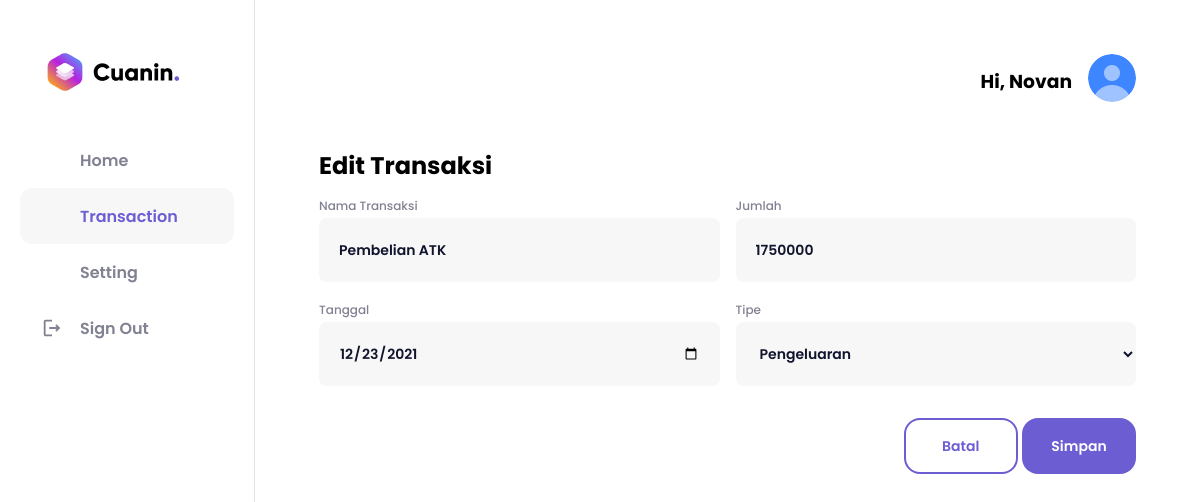
/edit.php?id=32 (signed in), run on the app's committed database.
### tables this page shows
CREATE TABLE `transaksi` (
  `id` int(11) NOT NULL,
  `nama` varchar(255) NOT NULL,
  `tanggal` date NOT NULL,
  `tipe` enum('Pengeluaran','Pemasukan','Hutang','Piutang') NOT NULL,
  `jumlah` int(255) NOT NULL
);

### edit.php (the view, shortened to what this page needs)
<?php
include 'config/function.php';
$id = $_GET["id"];
$update = mysqli_query($conn, "SELECT * FROM transaksi WHERE id = $id");
$upd = mysqli_fetch_array($update);
?>
<!DOCTYPE html>
<html lang="en">
<head>
    <link rel="stylesheet" media="all" href="assets/css/transaction.css" />
</head>
<body>
    <div class="page">
        <div class="sidebar">
            <div class="sidebar-head">
                <img src="assets/img/logo-black.png" class="sidebar-logo" alt="Cuanin" />
            </div>
            <div class="sidebar-body">
                <nav class="sidebar-nav">
                    <a class="sidebar-item" href="dashboard.php">
                        <div class="sidebar-icon">
                            <svg class="icon icon-home">
                                <use xlink:href="assets/img/sprite.svg#icon-home"></use>
                            </svg>
                        </div>
                        <div class="sidebar-text">Home</div>
                    </a>
                    <a class="sidebar-item active" href="transaction.php">
                        <div class="sidebar-icon">
                            <svg class="icon icon-transaction">
                                <use xlink:href="assets/img/sprite.svg#icon-activity"></use>
                            </svg>
                        </div>
                        <div class="sidebar-text">Transaction</div>
                    </a>
                    <a class="sidebar-item" href="setting.php">
                        <div class="sidebar-icon">
                            <svg class="icon icon-home">
                                <use xlink:href="assets/img/sprite.svg#icon-settings"></use>
                            </svg>
                        </div>
                        <div class="sidebar-text">Setting</div>
                    </a>
                    <a class="sidebar-item" href="signout.php" onclick="return confirm('Apakah kamu yakin untuk keluar?');">
                        <div class="sidebar-icon">
                        </div>
                        <div class="sidebar-text">Sign Out</div>
                    </a>
                </nav>
            </div>
        </div>
        <div class="page-content">
            <header>
                <h3 class="header-username">Hi, <?php echo $_SESSION['username'] ?> </h3>
                <a class="header-ava" href="setting.php"><img src="assets/img/ava-header.png" alt="" /></a>
            </header>
            <div class="transaction">
                <div class="transaction-container">
                    <div class="transaction-stage h5 mobile-show"><strong>Edit Transaksi</strong></div>
                    <form action="" method="post">
                        <div class="input-fieldset">
                            <div class="input-row">
                                <div class="input-field">
                                    <div class="input-label">Nama Transaksi</div>
                                    <div class="input-wrap"><input type="text" name="nama" id="nama" required value="<?php echo $upd["nama"] ?>"></div>
                                </div>
                                <div class="input-field">
                                    <div class="input-label">Jumlah</div>
                                    <div class="input-wrap"><input type="number" name="jumlah" id="jumlah" required value="<?php echo $upd["jumlah"] ?>"></div>
                                </div>
                            </div>
                            <div class="input-row">
                                <div class="input-field">
                                    <div class="input-label">Tanggal</div>
                                    <div class="input-wrap"><input type="date" name="tanggal" id="tanggal" required value="<?php echo $upd["tanggal"] ?>">
                                    </div>
                                </div>
                                <div class="input-field">
                                    <div class="input-label">Tipe</div>
                                    <div class="input-wrap"><select name="tipe" value="tipe" id="tipe" required value="<?php echo $upd["tipe"] ?>">
                                            <option value="Pengeluaran">Pengeluaran</option>
                                        </select>
                                    </div>
                                </div>
                            </div>
                            <div class="btn-right">
                                <button class="btn btn-secondary" type="submit" name="batal" value="batal" onclick="window.location.href='transaction.php'">Batal</button>
                                <button class=" btn btn-primary" type="submit" name="update" value="update">Simpan</button>
                            </div>
                        </div>
                    </form>
                </div>
            </div>
        </div>
    </div>
</body>
</html>

### assets/css/transaction.css (style rules this page uses)
* { -webkit-font-smoothing: antialiased !important; text-rendering: optimizeSpeed !important; scroll-behavior: smooth !important; font-family: "Poppins", sans-serif !important; }
*, *:before, *:after { -webkit-box-sizing: inherit; box-sizing: inherit; }
html, body, div, a, img, nav { margin: 0; padding: 0; border: 0; vertical-align: baseline; }
html { -ms-text-size-adjust: 100%; -webkit-text-size-adjust: 100%; }
img, a img { border: none; }
button { cursor: pointer; background: none; margin: 0; padding: 0; border: 0; }
div, button, a, a:focus { outline: none; }
html { -webkit-box-sizing: border-box; box-sizing: border-box; }
a { text-decoration: none; }
a, button { -webkit-tap-highlight-color: rgba(0, 0, 0, 0); }
.icon-home { width: 1em; height: 1em; fill: var(--color-secondary); }
.transaction { display: -webkit-box; display: -ms-flexbox; display: flex; }
.transaction-container { -webkit-box-flex: 1; -ms-flex-positive: 1; flex-grow: 1; padding: 0 64px 64px; }
.transaction-stage { margin-bottom: 16px; }

### assets/css/variables.css (style rules this page uses)
:root { --color-black: #11142d !important; --color-white: #fff !important; --color-primary: #6c5dd3 !important; --color-primary-darker: #3a2ca0 !important; --color-secondary: #808191 !important; --color-secondary-darker: #1b1d21 !important; --color-secondary-lighter: #e4e4e4 !important; --color-gradient: radial-gradient(103.03% 103.03% at 0% 0%, #d080ff 0%, #6c5dd3 100%); }

### assets/css/sidebar.css (style rules this page uses)
.sidebar { position: fixed; top: 0; left: 0; bottom: 0; z-index: 15; display: -webkit-box; display: -ms-flexbox; display: flex; -webkit-box-orient: vertical; -webkit-box-direction: normal; -ms-flex-direction: column; flex-direction: column; width: 255px; background: var(--color-white); border-right: 1px solid var(--color-secondary-lighter); padding: 132px 20px 72px; -webkit-transition: width 0.2s; -o-transition: width 0.2s; transition: width 0.2s; }
.sidebar-head { position: absolute; top: 0; left: 0; right: 0; display: -webkit-box; display: -ms-flexbox; display: flex; -webkit-box-pack: center; -ms-flex-pack: center; justify-content: center; -webkit-box-align: center; -ms-flex-align: center; align-items: center; height: 132px; padding-top: 12px; }
.sidebar-logo { display: inline-block; margin-right: 28px; font-size: 0; }
.sidebar-body { display: -webkit-box; display: -ms-flexbox; display: flex; -webkit-box-orient: vertical; -webkit-box-direction: normal; -ms-flex-direction: column; flex-direction: column; overflow: auto; -webkit-box-flex: 1; -ms-flex-positive: 1; flex-grow: 1; -ms-overflow-style: none; scrollbar-width: none; -webkit-overflow-scrolling: touch; }
.sidebar-nav { margin-bottom: 32px; }
.sidebar-item { display: -webkit-box; display: -ms-flexbox; display: flex; -webkit-box-align: center; -ms-flex-align: center; align-items: center; height: 56px; padding: 0 20px; border-radius: 12px; white-space: nowrap; font-weight: 600; color: var(--color-secondary); -webkit-transition: all 0.2s; -o-transition: all 0.2s; transition: all 0.2s; }
.sidebar-item:hover, .sidebar-item.active { color: var(--color-primary); }
.sidebar-item:hover .icon, .sidebar-item.active .icon { fill: var(--color-primary); }
.sidebar-item.active { background: rgba(228, 228, 228, 0.3); }
.sidebar-icon { position: relative; display: -webkit-box; display: -ms-flexbox; display: flex; -webkit-box-pack: center; -ms-flex-pack: center; justify-content: center; -webkit-box-align: center; -ms-flex-align: center; align-items: center; -ms-flex-negative: 0; flex-shrink: 0; width: 24px; height: 24px; font-size: 0; }
.sidebar-icon .icon { font-size: 22px; fill: var(--color-secondary); -webkit-transition: fill 0.2s; -o-transition: fill 0.2s; transition: fill 0.2s; }
.sidebar-icon:before { content: ""; position: absolute; top: -4px; right: -4px; width: 8px; height: 8px; background: #ff6628; border-radius: 50%; opacity: 0; }
.sidebar-item .sidebar-text { margin-left: 16px; }

### assets/css/header.css (style rules this page uses)
header { position: relative; z-index: 10; display: -webkit-box; display: -ms-flexbox; display: flex; justify-content: end; -webkit-box-align: center; -ms-flex-align: center; align-items: center; padding: 48px 64px 36px; }
.header-ava { -ms-flex-negative: 0; flex-shrink: 0; width: 48px; margin-left: 16px; }
.header-username { text-transform: capitalize; }
.header-ava img { min-width: 100%; height: 48px; border-radius: 50%; overflow: hidden; }

### assets/css/typography.css (style rules this page uses)
.h5 { font-size: 24px; font-weight: 500; line-height: 1.33333; }

### data on the page
transaksi: nama "Pembelian ATK", jumlah "1750000", tanggal "12/23/2021", tipe "Pengeluaran"

### other printed values
$_SESSION['username'] "Novan"
